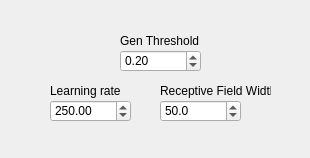
<?xml version="1.0" encoding="UTF-8"?>
<ui version="4.0">
 <class>ParametersLWPRRegress</class>
 <widget class="QWidget" name="ParametersLWPRRegress">
  <property name="geometry">
   <rect>
    <x>0</x>
    <y>0</y>
    <width>310</width>
    <height>158</height>
   </rect>
  </property>
  <property name="windowTitle">
   <string>Form</string>
  </property>
  <widget class="QLabel" name="label_39">
   <property name="geometry">
    <rect>
     <x>50</x>
     <y>80</y>
     <width>71</width>
     <height>21</height>
    </rect>
   </property>
   <property name="font">
    <font>
     <pointsize>9</pointsize>
    </font>
   </property>
   <property name="text">
    <string>Learning rate</string>
   </property>
  </widget>
  <widget class="QDoubleSpinBox" name="lwprGenSpin">
   <property name="geometry">
    <rect>
     <x>120</x>
     <y>50</y>
     <width>81</width>
     <height>22</height>
    </rect>
   </property>
   <property name="toolTip">
    <string>Generation Threshold</string>
   </property>
   <property name="decimals">
    <number>2</number>
   </property>
   <property name="minimum">
    <double>0.010000000000000</double>
   </property>
   <property name="maximum">
    <double>1.000000000000000</double>
   </property>
   <property name="singleStep">
    <double>0.010000000000000</double>
   </property>
   <property name="value">
    <double>0.200000000000000</double>
   </property>
  </widget>
  <widget class="QLabel" name="label_38">
   <property name="geometry">
    <rect>
     <x>120</x>
     <y>30</y>
     <width>81</width>
     <height>21</height>
    </rect>
   </property>
   <property name="font">
    <font>
     <pointsize>9</pointsize>
    </font>
   </property>
   <property name="text">
    <string>Gen Threshold</string>
   </property>
  </widget>
  <widget class="QLabel" name="label_41">
   <property name="geometry">
    <rect>
     <x>160</x>
     <y>80</y>
     <width>111</width>
     <height>21</height>
    </rect>
   </property>
   <property name="font">
    <font>
     <pointsize>9</pointsize>
    </font>
   </property>
   <property name="text">
    <string>Receptive Field Width</string>
   </property>
  </widget>
  <widget class="QDoubleSpinBox" name="lwprInitialDSpin">
   <property name="geometry">
    <rect>
     <x>160</x>
     <y>100</y>
     <width>81</width>
     <height>22</height>
    </rect>
   </property>
   <property name="toolTip">
    <string>Initial width of Receptive Fields</string>
   </property>
   <property name="decimals">
    <number>1</number>
   </property>
   <property name="minimum">
    <double>1.000000000000000</double>
   </property>
   <property name="maximum">
    <double>999.000000000000000</double>
   </property>
   <property name="singleStep">
    <double>1.000000000000000</double>
   </property>
   <property name="value">
    <double>50.000000000000000</double>
   </property>
  </widget>
  <widget class="QDoubleSpinBox" name="lwprAlphaSpin">
   <property name="geometry">
    <rect>
     <x>50</x>
     <y>100</y>
     <width>81</width>
     <height>22</height>
    </rect>
   </property>
   <property name="toolTip">
    <string>Learning rate</string>
   </property>
   <property name="minimum">
    <double>1.000000000000000</double>
   </property>
   <property name="maximum">
    <double>999.990000000000009</double>
   </property>
   <property name="value">
    <double>250.000000000000000</double>
   </property>
  </widget>
 </widget>
 <resources/>
 <connections/>
</ui>
